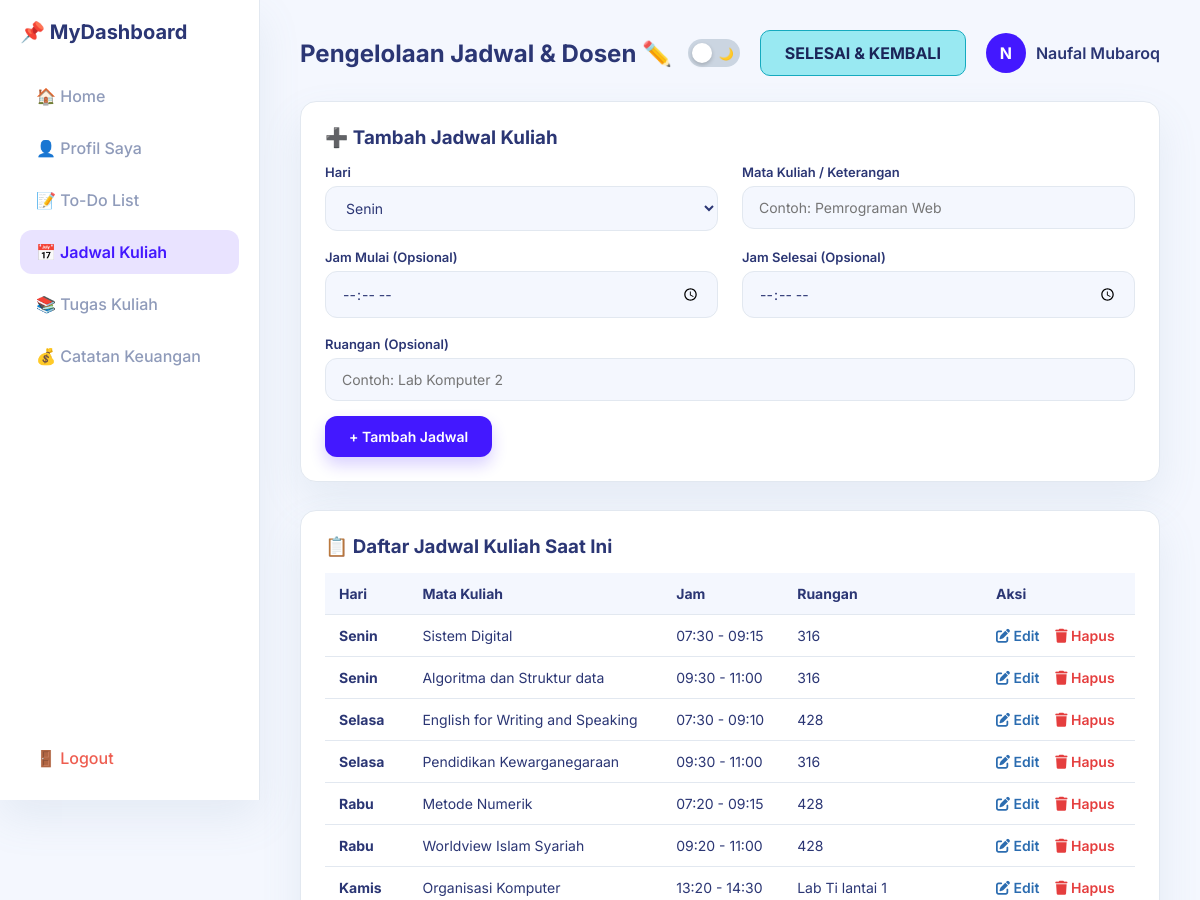
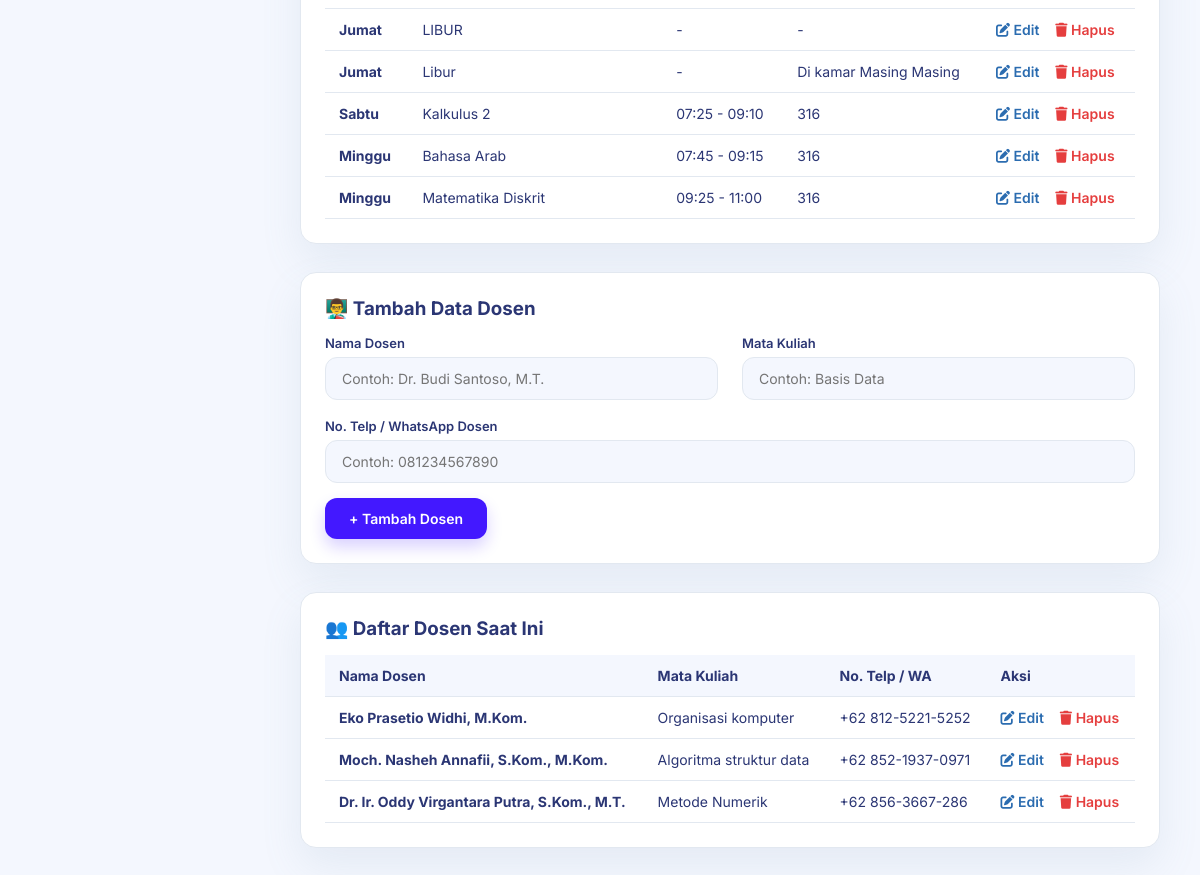
The app's page /jadwalkledit.php (signed in) with its own data (2 pictures, top to bottom).
### tables this page shows
CREATE TABLE `schedules` (
  `id` int(11) NOT NULL,
  `user_id` int(11) NOT NULL,
  `nama_matkul` varchar(100) NOT NULL,
  `hari` enum('Senin','Selasa','Rabu','Kamis','Jumat','Jum''at','Sabtu','Minggu') NOT NULL,
  `jam_mulai` time NOT NULL,
  `jam_selesai` time NOT NULL,
  `ruangan` varchar(50) DEFAULT NULL
);

CREATE TABLE `lecturers` (
  `id` int(11) NOT NULL,
  `user_id` int(11) NOT NULL,
  `nama_dosen` varchar(100) NOT NULL,
  `matkul` varchar(100) NOT NULL,
  `no_telp` varchar(20) DEFAULT NULL,
  `created_at` timestamp NOT NULL DEFAULT current_timestamp()
);

### jadwalkledit.php (the view, shortened to what this page needs)
<?php
require 'koneksi.php';
$user_id = $_SESSION['user_id'];
$nama_user = $_SESSION['nama'] ?? 'User';
$edit_data = null;
$edit_dosen = null;
$list_jadwal = mysqli_query($conn, "SELECT * FROM schedules WHERE user_id = '$user_id' ORDER BY FIELD(hari, 'Senin', 'Selasa', 'Rabu', 'Kamis', 'Jumat', 'Sabtu', 'Minggu'), jam_mulai ASC");
$list_dosen  = mysqli_query($conn, "SELECT * FROM lecturers WHERE user_id = '$user_id' ORDER BY id DESC");
?>
<!DOCTYPE html>
<html lang="id">
<head>
    <link rel="stylesheet" href="dashboard.css?v=<?= time(); ?>">
    <link rel="stylesheet" href="tampilanhp.css?v=<?= time(); ?>">
    <link rel="stylesheet" href="https://cdnjs.cloudflare.com/ajax/libs/font-awesome/6.4.0/css/all.min.css">
</head>
<body>
    <div class="dashboard-container">
        <aside class="sidebar">
            <div class="brand">📌 MyDashboard</div>
            <ul class="sidebar-menu">
                <li><a href="dashboard.php">🏠 Home</a></li>
                <li><a href="profil.php">👤 Profil Saya</a></li>
                <li><a href="todolist.php">📝 To-Do List</a></li>
                <li><a href="jadwalkuliah.php" class="active">📅 Jadwal Kuliah</a></li>
                <li><a href="tugaskl.php">📚 Tugas Kuliah</a></li>
                <li><a href="pencatatankeuangan.php">💰 Catatan Keuangan</a></li>
                <li class="logout-item"><a href="logout.php" class="logout-btn">🚪 Logout</a></li>
            </ul>
        </aside>
        <main class="main-content">
            <header class="top-header" style="display: flex; justify-content: space-between; align-items: center; margin-bottom: 25px;">
                <div class="welcome-text" style="display: flex; align-items: center; gap: 12px;">
                    <h1>Pengelolaan Jadwal & Dosen ✏️</h1>
                </div>
                <div style="display: flex; align-items: center; gap: 20px;">
                    <div class="theme-switch-wrapper">
                        <label class="theme-switch" for="checkboxTheme">
                            <div class="slider round">
                                <span>☀️</span>
                                <span>🌙</span>
                            </div>
                        </label>
                    </div>
                    <a href="jadwalkuliah.php" class="btn-submit-custom">SELESAI & KEMBALI</a>
                    <div class="user-profile-badge">
                        <div class="user-avatar"><?= strtoupper(substr($nama_user, 0, 1)); ?></div>
                        <span><?= htmlspecialchars($nama_user); ?></span>
                    </div>
                </div>
            </header>
            <div class="form-card">
                <h3><?= $edit_data ? '✏️ Edit Jadwal Kuliah' : '➕ Tambah Jadwal Kuliah'; ?></h3>
                <form action="jadwalkledit.php" method="POST" style="margin-top: 15px;">
                    <div class="form-grid">
                        <div class="form-group">
                            <label>Hari</label>
                            <select name="hari" required>
                                <?php
                                $hari_list = ['Senin', 'Selasa', 'Rabu', 'Kamis', 'Jumat', 'Sabtu', 'Minggu'];
                                foreach ($hari_list as $h):
                                    $selected = ($edit_data && $edit_data['hari'] == $h) ? 'selected' : '';
                                ?>
                                    <option value="<?= $h; ?>" <?= $selected; ?>><?= $h; ?></option>
                                <?php endforeach; ?>
                            </select>
                        </div>
                        <div class="form-group">
                            <label>Mata Kuliah / Keterangan</label>
                            <input type="text" name="mata_kuliah" value="<?= htmlspecialchars($edit_data['nama_matkul'] ?? ''); ?>" placeholder="Contoh: Pemrograman Web" required autocomplete="off">
                        </div>
                        <div class="form-group">
                            <label>Jam Mulai (Opsional)</label>
                            <input type="time" name="jam_mulai" value="<?= ($edit_data && $edit_data['jam_mulai'] != '00:00:00') ? $edit_data['jam_mulai'] : ''; ?>">
                        </div>
                        <div class="form-group">
                            <label>Jam Selesai (Opsional)</label>
                            <input type="time" name="jam_selesai" value="<?= ($edit_data && $edit_data['jam_selesai'] != '00:00:00') ? $edit_data['jam_selesai'] : ''; ?>">
                        </div>
                        <div class="form-group full-width">
                            <label>Ruangan (Opsional)</label>
                            <input type="text" name="ruangan" value="<?= htmlspecialchars(($edit_data && $edit_data['ruangan'] != '-') ? $edit_data['ruangan'] : ''); ?>" placeholder="Contoh: Lab Komputer 2" autocomplete="off">
                        </div>
                    </div>
                    <div style="margin-top: 15px;">
                        <button type="submit" name="simpan_jadwal" class="btn-save">
                            <?= $edit_data ? '💾 Simpan Perubahan Jadwal' : '+ Tambah Jadwal'; ?>
                        </button>
                    </div>
                </form>
            </div>
            <div class="form-card">
                <h3>📋 Daftar Jadwal Kuliah Saat Ini</h3>
                <table class="table-custom">
                    <thead>
                        <tr>
                            <th>Hari</th>
                            <th>Mata Kuliah</th>
                            <th>Jam</th>
                            <th>Ruangan</th>
                            <th>Aksi</th>
                        </tr>
                    </thead>
                    <tbody>
                        <?php if (mysqli_num_rows($list_jadwal) > 0): ?>
                            <?php while ($row = mysqli_fetch_assoc($list_jadwal)): ?>
                                <tr>
                                    <td><strong><?= $row['hari']; ?></strong></td>
                                    <td><?= htmlspecialchars($row['nama_matkul']); ?></td>
                                    <td>
                                        <?= ($row['jam_mulai'] != '00:00:00') ? date('H:i', strtotime($row['jam_mulai'])) . ' - ' . date('H:i', strtotime($row['jam_selesai'])) : '-'; ?>
                                    </td>
                                    <td><?= htmlspecialchars($row['ruangan']); ?></td>
                                    <td>
                                        <a href="jadwalkledit.php?edit_jadwal=<?= $row['id']; ?>" class="btn-action-edit"><i class="fas fa-edit"></i> Edit</a>
                                        <a href="jadwalkledit.php?hapus_jadwal=<?= $row['id']; ?>" class="btn-action-delete" onclick="return confirm('Yakin ingin menghapus jadwal ini?');"><i class="fas fa-trash"></i> Hapus</a>
                                    </td>
                                </tr>
                            <?php endwhile; ?>
                        <?php else: ?>
                            <tr>
                                <td colspan="5" style="text-align: center; color: var(--text-muted);">Belum ada jadwal tersimpan.</td>
                            </tr>
                        <?php endif; ?>
                    </tbody>
                </table>
            </div>
            <div class="form-card">
                <h3><?= $edit_dosen ? '✏️ Edit Data Dosen' : '👨‍🏫 Tambah Data Dosen'; ?></h3>
                <form action="jadwalkledit.php" method="POST" style="margin-top: 15px;">
                    <div class="form-grid">
                        <div class="form-group">
                            <label>Nama Dosen</label>
                            <input type="text" name="nama_dosen" value="<?= htmlspecialchars($edit_dosen['nama_dosen'] ?? ''); ?>" placeholder="Contoh: Dr. Budi Santoso, M.T." required autocomplete="off">
                        </div>
                        <div class="form-group">
                            <label>Mata Kuliah</label>
                            <input type="text" name="matkul" value="<?= htmlspecialchars($edit_dosen['matkul'] ?? ''); ?>" placeholder="Contoh: Basis Data" required autocomplete="off">
                        </div>
                        <div class="form-group full-width">
                            <label>No. Telp / WhatsApp Dosen</label>
                            <input type="text" name="no_telp" value="<?= htmlspecialchars($edit_dosen['no_telp'] ?? ''); ?>" placeholder="Contoh: 081234567890" required autocomplete="off">
                        </div>
                    </div>
                    <div style="margin-top: 15px;">
                        <button type="submit" name="simpan_dosen" class="btn-save">
                            <?= $edit_dosen ? '💾 Simpan Perubahan Dosen' : '+ Tambah Dosen'; ?>
                        </button>
                    </div>
                </form>
            </div>
            <div class="form-card">
                <h3>👥 Daftar Dosen Saat Ini</h3>
                <table class="table-custom">
                    <thead>
                        <tr>
                            <th>Nama Dosen</th>
                            <th>Mata Kuliah</th>
                            <th>No. Telp / WA</th>
                            <th>Aksi</th>
                        </tr>
                    </thead>
                    <tbody>
                        <?php if (mysqli_num_rows($list_dosen) > 0): ?>
                            <?php while ($d = mysqli_fetch_assoc($list_dosen)): ?>
                                <tr>
                                    <td><strong><?= htmlspecialchars($d['nama_dosen']); ?></strong></td>
                                    <td><?= htmlspecialchars($d['matkul']); ?></td>
                                    <td><?= htmlspecialchars($d['no_telp']); ?></td>
                                    <td>
                                        <a href="jadwalkledit.php?edit_dosen=<?= $d['id']; ?>" class="btn-action-edit"><i class="fas fa-edit"></i> Edit</a>
                                        <a href="jadwalkledit.php?hapus_dosen=<?= $d['id']; ?>" class="btn-action-delete" onclick="return confirm('Yakin ingin menghapus data dosen ini?');"><i class="fas fa-trash"></i> Hapus</a>
                                    </td>
                                </tr>
                            <?php endwhile; ?>
                        <?php else: ?>
                            <tr>
                                <td colspan="4" style="text-align: center; color: var(--text-muted);">Belum ada data dosen tersimpan.</td>
                            </tr>
                        <?php endif; ?>
                    </tbody>
                </table>
            </div>
        </main>
    </div>
</body>
</html>

### dashboard.css (style rules this page uses)
:root { --bg-main: #f4f7fe; --card-bg: #ffffff; --text-primary: #2b3674; --text-muted: #8f9bba; --border-color: #e2e8f0; --sidebar-bg: #ffffff; --accent-color: #4318ff; --accent-hover: #3311db; --accent-light: #e9e3ff; --danger-color: #ee5d50; --shadow: 0px 18px 40px rgba(112, 144, 176, 0.12); }
* { margin: 0; padding: 0; box-sizing: border-box; font-family: 'Inter', sans-serif; }
body { background-color: var(--bg-main); color: var(--text-primary); display: flex; min-height: 100vh; transition: background-color 0.3s, color 0.3s; }
.dashboard-container { display: flex; width: 100%; }
.sidebar { width: 260px; background-color: var(--sidebar-bg); padding: 20px; display: flex; flex-direction: column; border-right: 1px solid var(--border-color); box-shadow: var(--shadow); position: sticky; top: 0; height: 100vh; flex-shrink: 0; transition: background-color 0.3s, border-color 0.3s; }
.sidebar .brand { font-size: 20px; font-weight: 700; color: var(--text-primary); margin-bottom: 30px; display: flex; align-items: center; gap: 12px; }
.sidebar-menu { list-style: none; display: flex; flex-direction: column; gap: 8px; height: 100%; padding: 0; margin: 0; }
.sidebar-menu li a { display: flex; align-items: center; gap: 12px; padding: 12px 16px; color: var(--text-muted); text-decoration: none; font-weight: 500; border-radius: 12px; transition: all 0.2s ease; }
.sidebar-menu li a:hover, .sidebar-menu li a.active { background-color: var(--accent-light); color: var(--accent-color); font-weight: 600; }
.sidebar-menu .logout-item { margin-top: auto; }
.sidebar-menu li a.logout-btn { color: var(--danger-color); }
.main-content { flex: 1; padding: 30px 40px; overflow-y: auto; }
.top-header { display: flex; justify-content: space-between; align-items: center; margin-bottom: 30px; }
.top-header .welcome-text h1 { font-size: 24px; font-weight: 700; color: var(--text-primary); }
.theme-switch-wrapper { display: flex; align-items: center; }
.theme-switch { position: relative; display: inline-block; width: 52px; height: 28px; }
.slider { position: absolute; cursor: pointer; top: 0; left: 0; right: 0; bottom: 0; background-color: #cbd5e1; transition: .4s; border-radius: 34px; display: flex; align-items: center; justify-content: space-between; padding: 0 6px; font-size: 12px; }
.slider:before { position: absolute; content: ""; height: 20px; width: 20px; left: 4px; bottom: 4px; background-color: white; transition: .4s; border-radius: 50%; z-index: 2; box-shadow: 0 2px 4px rgba(0,0,0,0.2); }
.user-profile-badge { display: flex; align-items: center; gap: 10px; font-weight: 600; color: var(--text-primary); }
.user-avatar { width: 40px; height: 40px; border-radius: 50%; background: var(--accent-color); color: white; display: flex; align-items: center; justify-content: center; font-weight: bold; }
.stat-card, .activity-card, .form-card, .profile-card, .profile-form-card { background: var(--card-bg); color: var(--text-primary); border-radius: 16px; padding: 24px; box-shadow: var(--shadow); transition: background-color 0.3s, color 0.3s, border-color 0.3s; }
.form-grid { display: grid; grid-template-columns: 1fr 1fr; gap: 18px 24px; }
.form-group { display: flex; flex-direction: column; }
.form-group label { font-size: 13px; font-weight: 600; color: var(--text-primary); margin-bottom: 6px; }
.form-group input, .form-group select, .form-group textarea { width: 100%; padding: 12px 16px; background-color: var(--bg-main); color: var(--text-primary); border: 1.5px solid var(--border-color); border-radius: 12px; font-size: 14px; outline: none; transition: all 0.25s ease; }
.full-width { grid-column: span 2; }
.btn-save { padding: 12px 24px; background-color: var(--accent-color); color: #ffffff; border: none; border-radius: 12px; font-size: 14px; font-weight: 600; cursor: pointer; transition: all 0.25s ease; box-shadow: 0px 8px 16px rgba(67, 24, 255, 0.2); }
.table-custom th { background-color: var(--bg-main) !important; color: var(--text-primary) !important; }
.table-custom td { color: var(--text-primary); border-bottom: 1px solid var(--border-color); }

### records on screen
schedules: hari "Senin", nama_matkul "Sistem Digital", jam_mulai "07:30", jam_selesai "09:15", ruangan "316"
schedules: hari "Senin", nama_matkul "Algoritma dan Struktur data", jam_mulai "09:30", jam_selesai "11:00", ruangan "316"
schedules: hari "Selasa", nama_matkul "English for Writing and Speaking", jam_mulai "07:30", jam_selesai "09:10", ruangan "428"
schedules: hari "Selasa", nama_matkul "Pendidikan Kewarganegaraan", jam_mulai "09:30", jam_selesai "11:00", ruangan "316"
schedules: hari "Rabu", nama_matkul "Metode Numerik", jam_mulai "07:20", jam_selesai "09:15", ruangan "428"
schedules: hari "Rabu", nama_matkul "Worldview Islam Syariah", jam_mulai "09:20", jam_selesai "11:00", ruangan "428"
schedules: hari "Kamis", nama_matkul "Organisasi Komputer", jam_mulai "13:20", jam_selesai "14:30", ruangan "Lab Ti lantai 1"
schedules: hari "Jumat", nama_matkul "LIBUR", ruangan "-"
schedules: hari "Jumat", nama_matkul "Libur", ruangan "Di kamar Masing Masing"
schedules: hari "Sabtu", nama_matkul "Kalkulus 2", jam_mulai "07:25", jam_selesai "09:10", ruangan "316"
schedules: hari "Minggu", nama_matkul "Bahasa Arab", jam_mulai "07:45", jam_selesai "09:15", ruangan "316"
schedules: hari "Minggu", nama_matkul "Matematika Diskrit", jam_mulai "09:25", jam_selesai "11:00", ruangan "316"
lecturers: nama_dosen "Eko Prasetio Widhi, M.Kom.", matkul "Organisasi komputer", no_telp "+62 812-5221-5252"
lecturers: nama_dosen "Moch. Nasheh Annafii, S.Kom., M.Kom.", matkul "Algoritma struktur data", no_telp "+62 852-1937-0971"
lecturers: nama_dosen "Dr. Ir. Oddy Virgantara Putra, S.Kom., M.T.", matkul "Metode Numerik", no_telp "+62 856-3667-286"

### other values on screen
substr($nama_user, 0, 1) "N"
$nama_user "Naufal Mubaroq"
form field hari "Senin"
